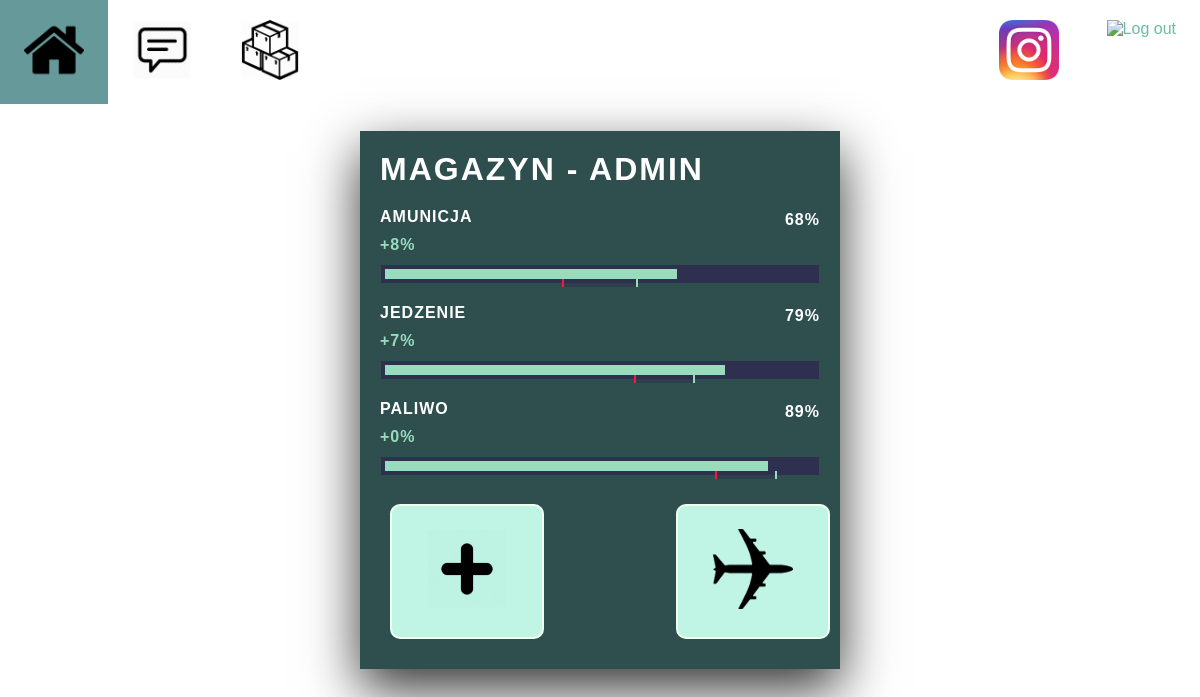
Page /militaria/dashboard/ (signed in) on the earlier database version.
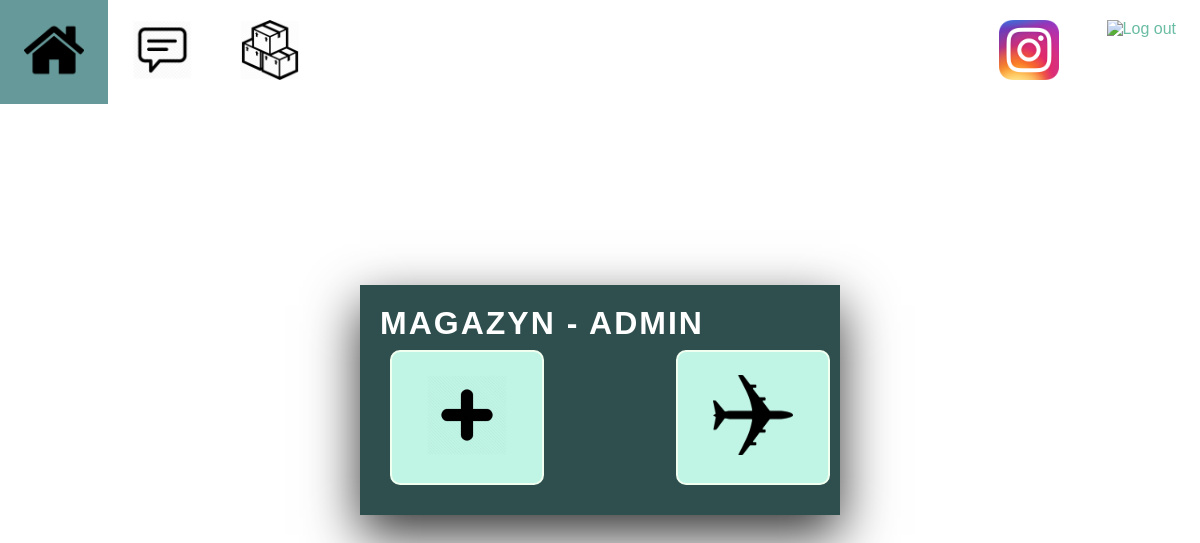
Same page on the later database version.
### militaria/models.py (models this page shows, shortened)
class Warehouse(models.Model):
    name = models.CharField(max_length=20)
    how_many = models.IntegerField()
    priority = models.IntegerField(default=2, choices=[(1, "1"), (2, "2"), (3, "3")])
    min = models.IntegerField(default=70)
    max = models.IntegerField(default=90)
    user = models.ManyToManyField('auth.User')
    weight = models.IntegerField(default=3, choices=[(1, "1"), (2, "2"), (3, "3"), (4, "4"), (5, "5")])
    def get_warehouse_fill_code(self):
        if self.how_many >= self.min:
            if self.how_many < self.max:
                return '#fffab7'    # orange
            else:
                return '#99dcbb'    # green
        else:
            return '#ff153c'       # red

### militaria/views.py (the view)
# urls.py: path('dashboard/', views.dashboardView, name='dashboard'),
@login_required(login_url='/militaria/login/')
def dashboardView(request):
    warehouses = Warehouse.objects.filter(user=request.user)
    context = {
        "warehouses": warehouses,
    }
    return render(request, 'militaria/dashboard.html', context)

### templates/militaria/dashboard.html (shortened to what this page needs)
{% extends "militaria/base.html" %}
{% load static %}
{% load mathfilters %}
{% block content %}
    {% if user.is_authenticated %}
    <div class="all_warehouses" >
        <h1>MAGAZYN - {{ request.user }} </h1>
        {% for warehouse in warehouses %}
            <div class="warehouse">
                <p>{{ warehouse.name }}</p>
                <p>{{ warehouse.how_many }}%</p>
                {% if warehouse.how_many >= warehouse.max %}
                    <p style="color: #99dcbb">+{{warehouse.how_many|sub:warehouse.max }}%</p>
                {% elif warehouse.how_many <= warehouse.min %}
                    <p style="color: #ff153c">{{warehouse.how_many|sub:warehouse.min }}%</p>
                {% else %}
                    <p style="color: #fffab7">+{{warehouse.how_many|sub:warehouse.min }}%</p>
                {% endif %}
                <div class="ware">
                    <div class="ware_level" style="width: {{ warehouse.how_many }}%; background-color: {{ warehouse.get_warehouse_fill_code }}"></div>
                    <div class="left_marker" style="position: absolute; left: {{ warehouse.min|sub:3}}%; width: {{warehouse.max|sub:warehouse.min }}%"></div>
                </div>
            </div>
        {% endfor %}
        <div class="box_all">
                <form method="get" action="/militaria/add">
                    <button type="dashboard_btn"><img src="{% static "militaria/plus.png" %}" height=80px width=80px style="transform: rotate(90deg)"></button>
                </form>
                <form method="get" action="/militaria/supply">
                    <button type="dashboard_btn"><img src="{% static "militaria/plane.png" %}" height=80px width=80px style="transform: rotate(90deg)"></button>
                </form>
        </div>
    </div>
    {% endif %}
{% endblock %}

### templates/militaria/base.html (shortened to what this page needs)
{% load static %}
<!DOCTYPE html>
<html lang="en">
<head>
    <link rel="stylesheet" href="{% static 'militaria/style.css' %}">
</head>
<body>
    <div id="sidebar">
        {% block sidebar %}
        <ul>
            <li><a href="/militaria/"><img alt="Home" src="{% static "militaria/home.png" %}"  title="Strona centralna" width="60" height="60" ></a></li>
            <li><a href="/militaria/contact/"><img src="{% static "militaria/message.png" %}" alt="Kontakt" title="Kontakt z tworcami" width="60" height="60" ></a></li>
            <li><a href="/militaria/dashboard/"><img src="{% static "militaria/boxes.png" %}" alt="Magazyny" title="Stan magazynów" width="60" height="60" ></a></li>
             {% if user.is_authenticated %}
                <li style="float:right"><a href="/militaria/logout"> <img src="{% static "militaria/log_out.png" %}" alt="Log out" title="Wylogowywanie" width="60" height="60" ></a>
             {% endif %}
            <li style="float:right"><a href="https://www.instagram.com/a.driaana"><img src="{% static "militaria/insta.png" %}" alt="Instagram" title="Instagram" width="60" height="60" ></a></li>
        </ul>
        {% endblock %}
    </div>
    <div id="content">
        {% block content %}{% endblock %}
    </div>
</body>
</html>

### militaria/static/militaria/style.css (style rules this page uses)
body { margin: 0; padding: 0; font-family: sans-serif; background-image: url("background.png"); }
.all_warehouses { width: 40%; position: absolute; top: 50%; left: 50%; transform: translate(-50%, -50%); padding: 20px; background: #2F4F4F; box-sizing: border-box; box-shadow: 0 20px 50px rgba(0,0,0,.8) }
h1 { margin: 0; padding: 0; color: #fff; text-transform: uppercase; letter-spacing: 2px; }
ul { list-style-type: none; margin: 0; padding: 0; overflow: hidden; background-color: #fff; }
li { float: left; }
li a { display: block; color: white; text-align: center; padding: 2px 4px; text-decoration: none; }
img { padding: 18px 20px; margin: 0px 0px 0px 0px; }
button { width: 80%; padding: 5px 5px 5px 5px; margin: 30px 10px 10px 10px; box-sizing: border-box; border: 3px solid #669999; background-color: #c0f5e5; border-radius: 10px; font-size: 18px; font-family: sans-serif; }
button[type=dashboard_btn] { width: 100%; padding: 5px 5px 5px 5px; margin: 8px 10px 10px 10px; box-sizing: border-box; border: 2px solid #F0FFF0; border-radius: 10px; flex: 1; font-family: sans-serif; cursor: pointer; display: inline; }
.box_all { display: flex; align-content: space-between; flex: 2 }
a:link { color: #6abca3; }

Differences in the rows shown:
removed Warehouse: name "AMUNICJA", how_many "68", how_many|sub "8", min 45 (drawn)
removed Warehouse: name "JEDZENIE", how_many "79", how_many|sub "7", min 60 (drawn)
removed Warehouse: name "PALIWO", how_many "89", how_many|sub "0", min 77 (drawn)
